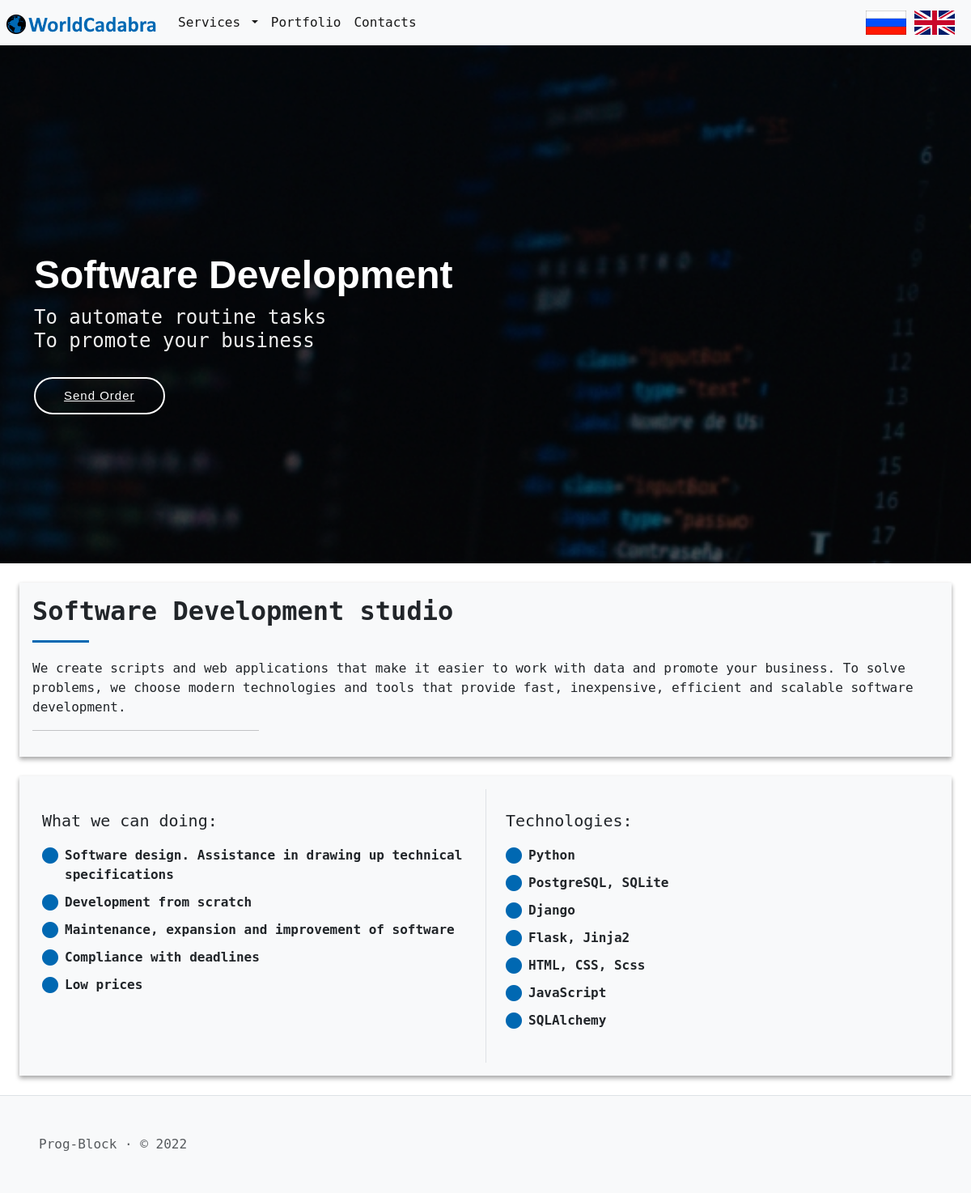
The page /en/ on the database its author committed.
### Class_SQLAlchemy.py (models this page shows, shortened)
class Menu(db.Model):
    id = db.Column(db.Integer, unique=True, primary_key=True)
    title = db.Column(db.String(100), nullable=False)
    url = db.Column(db.String(100), nullable=True)
    url_name = db.Column(db.String(100), nullable=True)
    visibility = db.Column(db.String(50), default='visible', nullable=False)
    button_type = db.Column(db.String(50), nullable=False)
    parent = db.Column(db.String(50))
    language = db.Column(db.String(20), nullable=False)
    priorities = db.Column(db.Integer)
    note = db.Column(db.String(200), nullable=True)

class Index(db.Model):
    id = db.Column(db.Integer, unique=True, primary_key=True)
    url = db.Column(db.String(100), nullable=True)
    url_name = db.Column(db.String(100), nullable=True)
    visibility = db.Column(db.String(50), default='visible', nullable=False)
    content = db.Column(db.String(50000), nullable=True)
    language = db.Column(db.String(20), nullable=False)
    note = db.Column(db.String(200), nullable=True)

### en/en.py (the view)
@en.route('/')
def index():
    content = Index.query.filter_by(visibility='visible', language='en').first()
    return render_template('index.html', general=get_general_content(''), content=content)

### en/en.py (called while the page is built)
def get_general_content(url_name):
    res = {}
    try:
        res['Menu'] = Menu.query.filter_by(visibility='visible', language='en').order_by(Menu.priorities).all()
        res['SEO'] = SEO.query.filter_by(language='en', url_name=url_name).first()
        return res
    except:
        abort(404)

### templates/index.html (shortened to what this page needs)
{% extends "layout.html" %}
{% block body %}
    {{ content.content|safe }}
{% endblock %}

### templates/layout.html (shortened to what this page needs)
<!DOCTYPE html>
<html lang="{{ general['SEO'].language }}">
<head>
    {% block head %}
    <link href="{{ url_for('static', filename='css/bootstrap.min.css') }}" rel="stylesheet"
>
    <link rel="stylesheet" href="https://cdn.jsdelivr.net/npm/bootstrap-icons@1.9.1/font/bootstrap-icons.css">
    <link href="{{ url_for('static', filename='css/styles.css') }}" rel="stylesheet">
    {% endblock %}
</head>
<body>
    <header>
        <nav class="navbar navbar-expand-md bg-light">
            <a class="navbar-brand ps-2" href="{{ url_for('.index') }}">
                <img src="{{ url_for('static', filename='img/logo.png') }}" alt="logo.png" style="max-height: 40px">
            </a>
            <div class="collapse navbar-collapse" id="navbarSupportedContent">
                <ul class="navbar-nav me-auto mb-lg-0">
                    {% for menu in general['Menu'] %}
                        {% if menu.button_type == 'menu' and not menu.parent %}
                            <li class="nav-item">
                                <a class="nav-link active" aria-current="page" href="{{ menu.url }}">{{menu.title}}</a>
                            </li>
                        {% elif menu.button_type == 'dropmenu' and not menu.parent %}
                            <li class="nav-item dropdown">
                                <a class="nav-link dropdown-toggle active" href="{{ menu.url }}" id="navbarDropdown" role="button"
                                    data-bs-toggle="dropdown" aria-expanded="false">
                                    {{menu.title}}
                                </a>
                            </li>
                        {% endif %}
                    {% endfor %}
                </ul>
            </div>
            <ul class="navbar-nav ms-auto mx-3 d-md-flex d-none align-items-center">
              <li class="nav-item m-1">
                  <a href="/"><img src="{{ url_for('static', filename='img/rus.png') }}"
                          style="max-height: 30px" class="img-fluid"></a>
                  <a href="/en"><img src="{{ url_for('static', filename='img/eng.png') }}"
                          style="max-height: 30px" class="img-fluid"></a>
              </li>
            </ul>
        </nav>
    </header>
    <main class="content">
        {% block body %}{% endblock %}
    </main>
</body>
<footer class="text-muted border-top bg-light">
  <div class="d-flex ms-5 py-5">
      Prog-Block · © 2022
  </div>
</footer>
</html>

### static/css/styles.css (style rules this page uses)
:root { --color1: #0068B2; }
* { font-family: "DejaVu Sans Mono", "Marker Felt", "Linux Biolinum G"; }
.project-tasks ul, .service-tasks ul { list-style: none; padding: 0; }
.project-tasks ul li, .service-tasks ul li { padding-left: 28px; position: relative; }
.project-tasks ul li+li, .service-tasks ul li+li { margin-top: 10px; }
.project-tasks ul i, .service-tasks ul i { position: absolute; left: 0; top: 2px; font-size: 20px; color: var(--color1); line-height: 1; }
.container-flex { background-color: #f8f9fa; box-shadow: 0 2px 5px rgba(0,0,0,0.2), 0 4px 6px rgba(0,0,0,0.2); }
header { box-shadow: 0 2px 5px rgba(0,0,0,0.2), 0 4px 6px rgba(0,0,0,0.2); }
.container-flex h2 { margin-bottom: 20px; padding-bottom: 20px; position: relative; }
.container-flex h2:after { content: ""; position: absolute; display: block; width: 70px; height: 3px; background: var(--color1); left: 0; right: 0; bottom: 0; }
.project i, .service i { position: relative; top: 5px; font-size: 32px; }
.content { min-height: 100vh; }
#hero { width: 100%; height: 80vh; background: url("/static/img/index_prewiev.jpg") top center; background-size: cover; position: relative; }
#hero:before { content: ""; background: rgba(0, 0, 0, 0.4); position: absolute; bottom: 0; top: 0; left: 0; right: 0; }
#hero .container { padding-top: 72px; }
#hero h1 { margin: 0; font-size: 48px; font-weight: 700; line-height: 56px; color: #fff; font-family: "Poppins", sans-serif; }
#hero h2 { color: #eee; margin: 10px 0 0 0; font-size: 24px; }
#hero .btn-get-started { font-family: "Raleway", sans-serif; font-weight: 500; font-size: 15px; letter-spacing: 1px; display: inline-block; padding: 10px 35px; border-radius: 50px; transition: 0.5s; margin-top: 30px; border: 2px solid #fff; color: #fff; }
@media (min-width: 1024px) { #hero { background-attachment: fixed; } }

### rows shown on the page
Menu: title "Services"
Menu: title "Portfolio"
Menu: title "Contacts"
Index: content "Software Development To automate routine tasks To promote your business Send Order Software Development studio We create scripts and web applications that make it easier to work with data and promote your business. To solve problems, we choose modern technologies and tools that provide fast, inexpensive, efficient and scalable software development. What we can doing: Software design. Assistance in drawing up technical specifications Development from scratch Maintenance, expansion and improvement of software Compliance with deadlines Low prices Technologies: Python PostgreSQL, SQLite Django Flask, Jinja2 HTML, CSS, Scss JavaScript SQLAlchemy"
